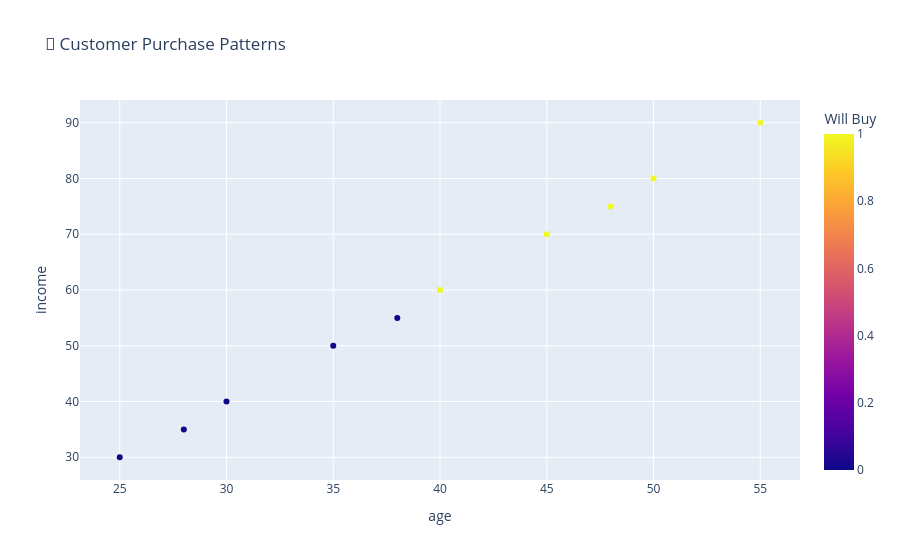

Notebook source saved alongside this figure:
### Markdown cell above
### 📈 Let's Visualize!

### Code cell
plot_customer_data_scatter(customer_data)

### Figure 1 — Plotly figure (JSON) as saved in the notebook; plotly's stock layout.template omitted (floating-point values rounded to 4 significant figures)
{"data": [{"hovertemplate": "age=%{x}<br>income=%{y}<br>Will Buy=%{marker.color}<extra></extra>", "legendgroup": "", "marker": {"color": [0, 0, 1, 1, 0, 1, 1, 0, 0, 1], "coloraxis": "coloraxis", "symbol": "circle"}, "mode": "markers", "name": "", "orientation": "v", "showlegend": false, "type": "scatter", "x": [25, 35, 45, 55, 30, 40, 50, 28, 38, 48], "xaxis": "x", "y": [30, 50, 70, 90, 40, 60, 80, 35, 55, 75], "yaxis": "y"}], "layout": {"coloraxis": {"colorbar": {"title": {"text": "Will Buy"}}, "colorscale": [[0, "#0d0887"], [0.1111, "#46039f"], [0.2222, "#7201a8"], [0.3333, "#9c179e"], [0.4444, "#bd3786"], [0.5556, "#d8576b"], [0.6667, "#ed7953"], [0.7778, "#fb9f3a"], [0.8889, "#fdca26"], [1, "#f0f921"]]}, "legend": {"tracegroupgap": 0}, "title": {"text": "🛒 Customer Purchase Patterns"}, "xaxis": {"anchor": "y", "domain": [0, 1], "title": {"text": "age"}}, "yaxis": {"anchor": "x", "domain": [0, 1], "title": {"text": "income"}}}}
